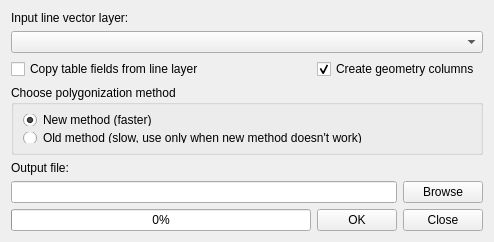
<?xml version="1.0" encoding="UTF-8"?>
<ui version="4.0">
 <class>Form</class>
 <widget class="QWidget" name="Form">
  <property name="geometry">
   <rect>
    <x>0</x>
    <y>0</y>
    <width>494</width>
    <height>233</height>
   </rect>
  </property>
  <property name="windowTitle">
   <string>Polygonizer</string>
  </property>
  <property name="autoFillBackground">
   <bool>false</bool>
  </property>
  <layout class="QGridLayout" name="gridLayout">
   <item row="0" column="0">
    <widget class="QLabel" name="label">
     <property name="text">
      <string>Input line vector layer:</string>
     </property>
    </widget>
   </item>
   <item row="1" column="0" colspan="3">
    <widget class="QComboBox" name="cmbLayer">
     <property name="sizePolicy">
      <sizepolicy hsizetype="Expanding" vsizetype="Fixed">
       <horstretch>0</horstretch>
       <verstretch>0</verstretch>
      </sizepolicy>
     </property>
    </widget>
   </item>
   <item row="4" column="0">
    <widget class="QLabel" name="label_2">
     <property name="text">
      <string>Output file:</string>
     </property>
    </widget>
   </item>
   <item row="5" column="0" colspan="2">
    <widget class="QLineEdit" name="eOutput"/>
   </item>
   <item row="5" column="2">
    <widget class="QPushButton" name="btnBrowse">
     <property name="text">
      <string>Browse</string>
     </property>
    </widget>
   </item>
   <item row="6" column="0">
    <widget class="QProgressBar" name="pbProgress">
     <property name="value">
      <number>0</number>
     </property>
    </widget>
   </item>
   <item row="6" column="1">
    <widget class="QPushButton" name="btnOK">
     <property name="text">
      <string>OK</string>
     </property>
    </widget>
   </item>
   <item row="6" column="2">
    <widget class="QPushButton" name="btnCancel">
     <property name="text">
      <string>Close</string>
     </property>
     <property name="flat">
      <bool>false</bool>
     </property>
    </widget>
   </item>
   <item row="3" column="0" colspan="3">
    <widget class="QGroupBox" name="groupBox">
     <property name="sizePolicy">
      <sizepolicy hsizetype="Preferred" vsizetype="MinimumExpanding">
       <horstretch>0</horstretch>
       <verstretch>0</verstretch>
      </sizepolicy>
     </property>
     <property name="minimumSize">
      <size>
       <width>0</width>
       <height>70</height>
      </size>
     </property>
     <property name="title">
      <string>Choose polygonization method</string>
     </property>
     <layout class="QVBoxLayout" name="verticalLayout">
      <item>
       <widget class="QRadioButton" name="rbNew">
        <property name="text">
         <string>New method (faster)</string>
        </property>
        <property name="checked">
         <bool>true</bool>
        </property>
       </widget>
      </item>
      <item>
       <widget class="QRadioButton" name="rbOld">
        <property name="text">
         <string>Old method (slow, use only when new method doesn't work)</string>
        </property>
       </widget>
      </item>
     </layout>
    </widget>
   </item>
   <item row="2" column="1" colspan="2">
    <widget class="QCheckBox" name="cbGeometry">
     <property name="text">
      <string>Create geometry columns</string>
     </property>
     <property name="checked">
      <bool>true</bool>
     </property>
    </widget>
   </item>
   <item row="2" column="0">
    <widget class="QCheckBox" name="cbTable">
     <property name="text">
      <string>Copy table fields from line layer</string>
     </property>
    </widget>
   </item>
  </layout>
 </widget>
 <tabstops>
  <tabstop>cmbLayer</tabstop>
  <tabstop>cbTable</tabstop>
  <tabstop>rbNew</tabstop>
  <tabstop>rbOld</tabstop>
  <tabstop>eOutput</tabstop>
  <tabstop>btnBrowse</tabstop>
  <tabstop>btnOK</tabstop>
  <tabstop>btnCancel</tabstop>
 </tabstops>
 <resources/>
 <connections/>
</ui>
